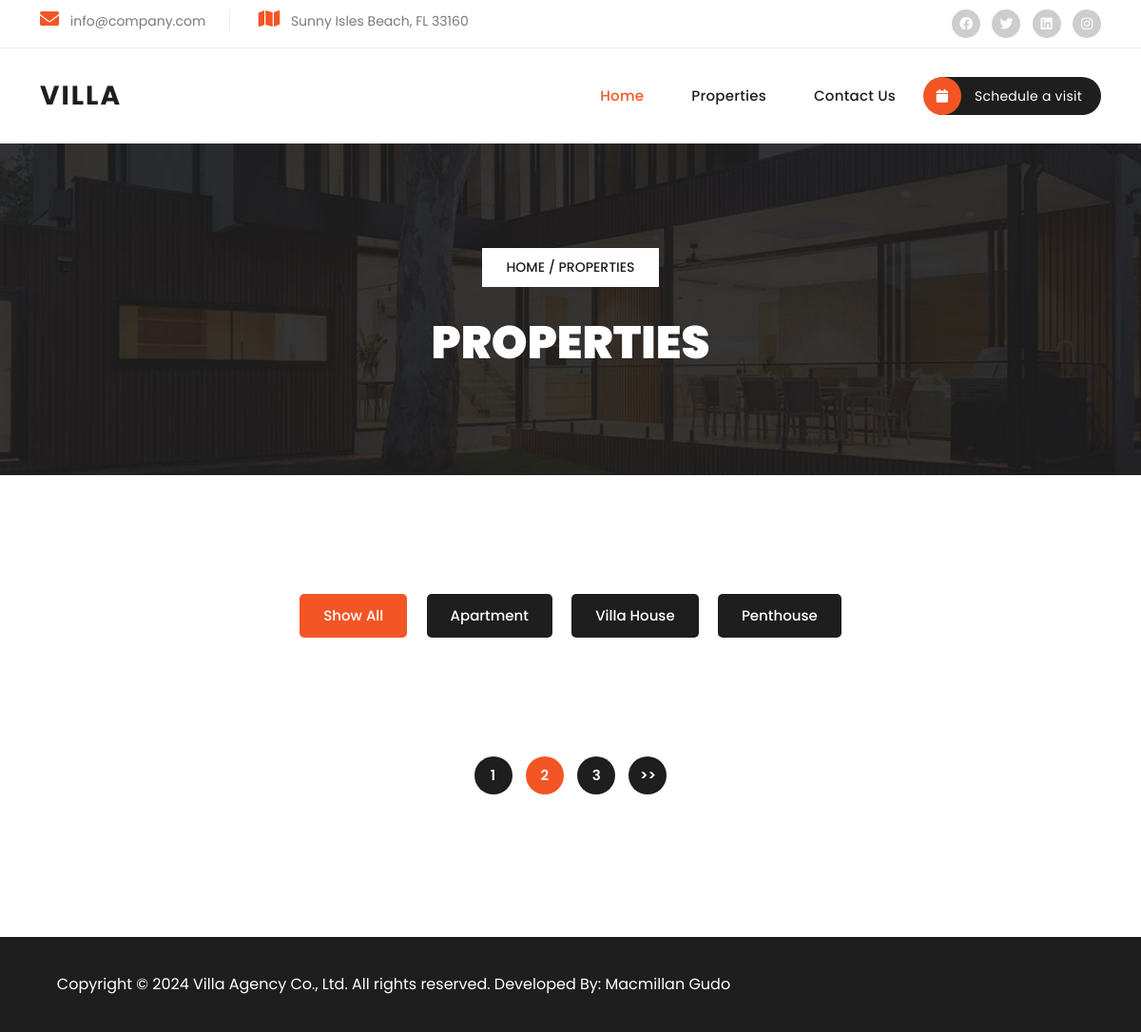
The page /properties on the database as committed earlier.
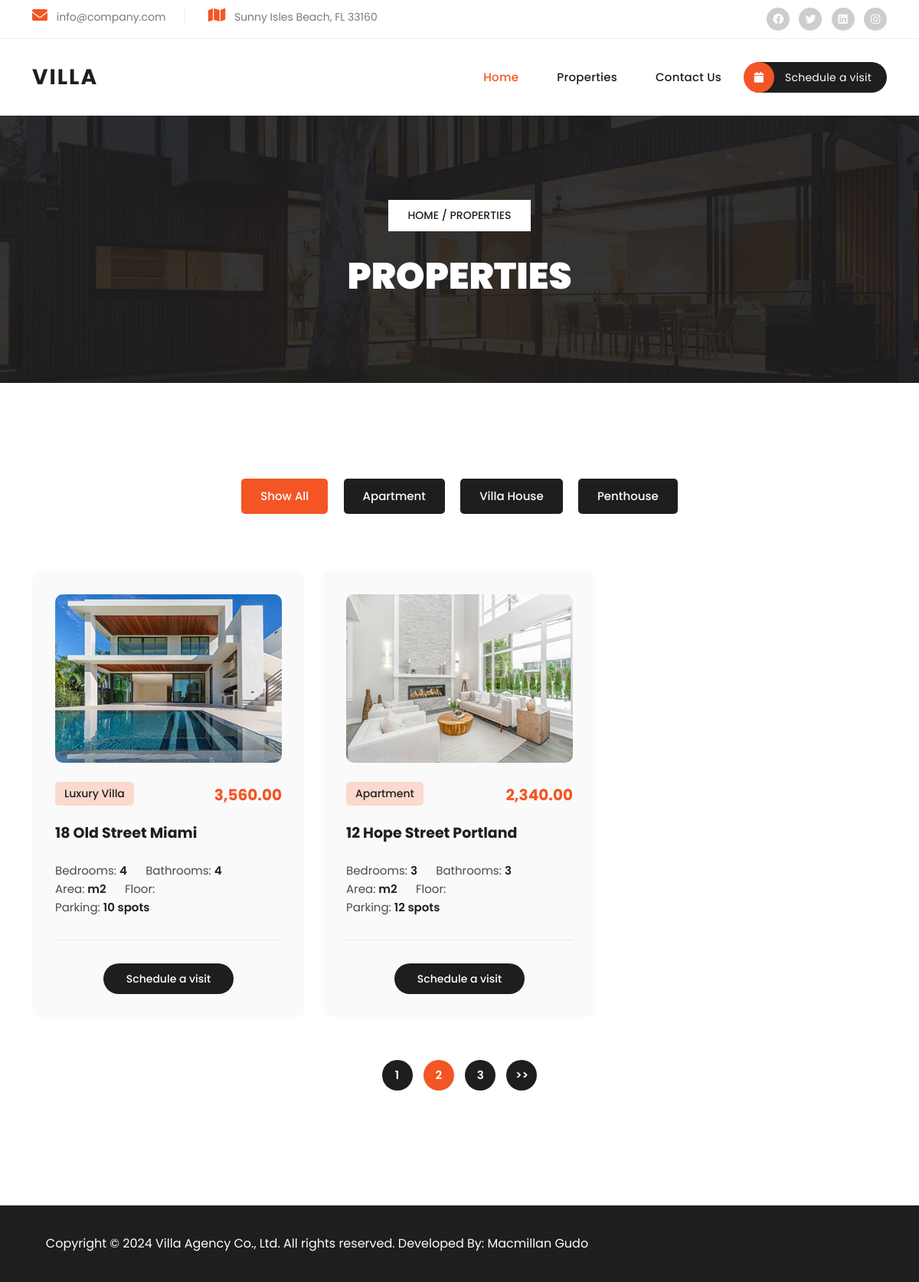
The same page on the database as committed later.
### properties/models.py (models this page shows, shortened)
class Property(models.Model):
    name = models.CharField(max_length=100)
    address = models.CharField(max_length=255, blank=True,null=True)
    category = models.ForeignKey(PropertyCategory,on_delete=models.CASCADE)
    image = models.ImageField(upload_to='upload/images/', height_field=None, width_field=None, max_length=None)
    price = models.DecimalField(max_digits = 6, decimal_places = 2, default=0)
    description = models.TextField()
    space = models.IntegerField()
    floor_number = models.IntegerField()
    bathrooms = models.PositiveIntegerField()
    bedrooms = models.PositiveIntegerField()
    rooms = models.PositiveIntegerField()
    parking = models.PositiveIntegerField()

class PropertyCategory(models.Model):
    name = models.CharField(max_length=100)
    def __str__(self):
        return self.name

### properties/views.py (the view)
# urls.py: path('properties',views.properties,name='properties'),
def properties(request):
    properties = Property.objects.all()
    return render(request,'properties.html', {'properties' : properties})

### templates/properties.html (shortened to what this page needs)
{% extends "base.html" %}
{% load static %}
{% block content %}
 <div class="page-heading header-text">
  <div class="container">
    <div class="row">
      <div class="col-lg-12">
        <span class="breadcrumb"><a href="#">Home</a> / Properties</span>
        <h3>Properties</h3>
      </div>
    </div>
  </div>
</div>
<div class="section properties">
  <div class="container">
    <ul class="properties-filter">
      <li>
        <a class="is_active" href="#!" data-filter="*">Show All</a>
      </li>
      <li>
        <a href="#!" data-filter=".adv">Apartment</a>
      </li>
      <li>
        <a href="#!" data-filter=".str">Villa House</a>
      </li>
      <li>
        <a href="#!" data-filter=".rac">Penthouse</a>
      </li>
    </ul>
    <div class="row properties-box">
      {% for property  in properties %}
        <div class="col-lg-4 col-md-6 align-self-center mb-30 properties-items col-md-6 adv">
          <div class="item">
            <a href="property-details.html"><img src="{{property.image.url}}" alt=""></a>
            <span class="category">{{property.category}}</span>
            <h6>{{property.price}}</h6>
            <h4><a href="property-details.html">{{property.name}}</a></h4>
            <ul>
              <li>Bedrooms: <span>{{property.bedrooms}}</span></li>
              <li>Bathrooms: <span>{{property.bedrooms}}</span></li>
              <li>Area: <span>{{property.area}}m2</span></li>
              <li>Floor: </li>
              <li>Parking: <span>{{property.parking}} spots</span></li>
            </ul>
            <div class="main-button">
              <a href="{% url 'contact' %}">Schedule a visit</a>
            </div>
          </div>
      </div>
      {% endfor %}
      </div>
    </div>
    <div class="row">
      <div class="col-lg-12">
        <ul class="pagination">
          <li><a href="#">1</a></li>
          <li><a class="is_active" href="#">2</a></li>
          <li><a href="#">3</a></li>
          <li><a href="#">>></a></li>
        </ul>
      </div>
    </div>
  </div>
{% endblock content %}

### templates/base.html (shortened to what this page needs)
<!DOCTYPE html>
<html lang="en">
    {% load static %}
  <head>
    <link href="{% static 'vendor/bootstrap/css/bootstrap.min.css' %}" rel="stylesheet">
    <link rel="stylesheet" href="{% static 'assets/css/fontawesome.css' %}">
    <link rel="stylesheet" href="{% static 'assets/css/templatemo-villa-agency.css' %}">
    <link rel="stylesheet" href="{% static 'assets/css/owl.css' %}">
    <link rel="stylesheet" href="{% static 'assets/css/animate.css' %}">
    <link rel="stylesheet"href="https://unpkg.com/swiper@7/swiper-bundle.min.css"/>
  </head>
<body>
  <div class="sub-header">
    <div class="container">
      <div class="row">
        <div class="col-lg-8 col-md-8">
          <ul class="info">
            <li><i class="fa fa-envelope"></i> info@company.com</li>
            <li><i class="fa fa-map"></i> Sunny Isles Beach, FL 33160</li>
          </ul>
        </div>
        <div class="col-lg-4 col-md-4">
          <ul class="social-links">
            <li><a href="#"><i class="fab fa-facebook"></i></a></li>
            <li><a href="https://x.com/minthu" target="_blank"><i class="fab fa-twitter"></i></a></li>
            <li><a href="#"><i class="fab fa-linkedin"></i></a></li>
            <li><a href="#"><i class="fab fa-instagram"></i></a></li>
          </ul>
        </div>
      </div>
    </div>
  </div>
  <header class="header-area header-sticky">
    <div class="container">
        <div class="row">
            <div class="col-12">
                <nav class="main-nav">
                    <a href="index.html" class="logo">
                        <h1>Villa</h1>
                    </a>
                    <ul class="nav">
                      <li><a href="index.html" class="active">Home</a></li>
                      <li><a href="properties.html">Properties</a></li>
                      <li><a href="{% url 'contact' %}">Contact Us</a></li>
                      <li><a href="#"><i class="fa fa-calendar"></i> Schedule a visit</a></li>
                  </ul>
                </nav>
            </div>
        </div>
    </div>
  </header>
  {% block content  %}
  {% endblock content  %}
  <footer>
    <div class="container">
      <div class="col-lg-8">
        <p>Copyright © 2024 Villa Agency Co., Ltd. All rights reserved.
        Developed By: <a rel="nofollow" href="https://gudomacmillan.online" target="_blank">Macmillan Gudo</a></p>
      </div>
    </div>
  </footer>
  </body>
</html>

Rows that differ between the two databases and show on the page:
added Property: image (picture), category "Luxury Villa", price "3,560.00", name "18 Old Street Miami", bedrooms "4", parking "10"
added Property: image (picture), category "Apartment", price "2,340.00", name "12 Hope Street Portland", bedrooms "3", parking "12"
